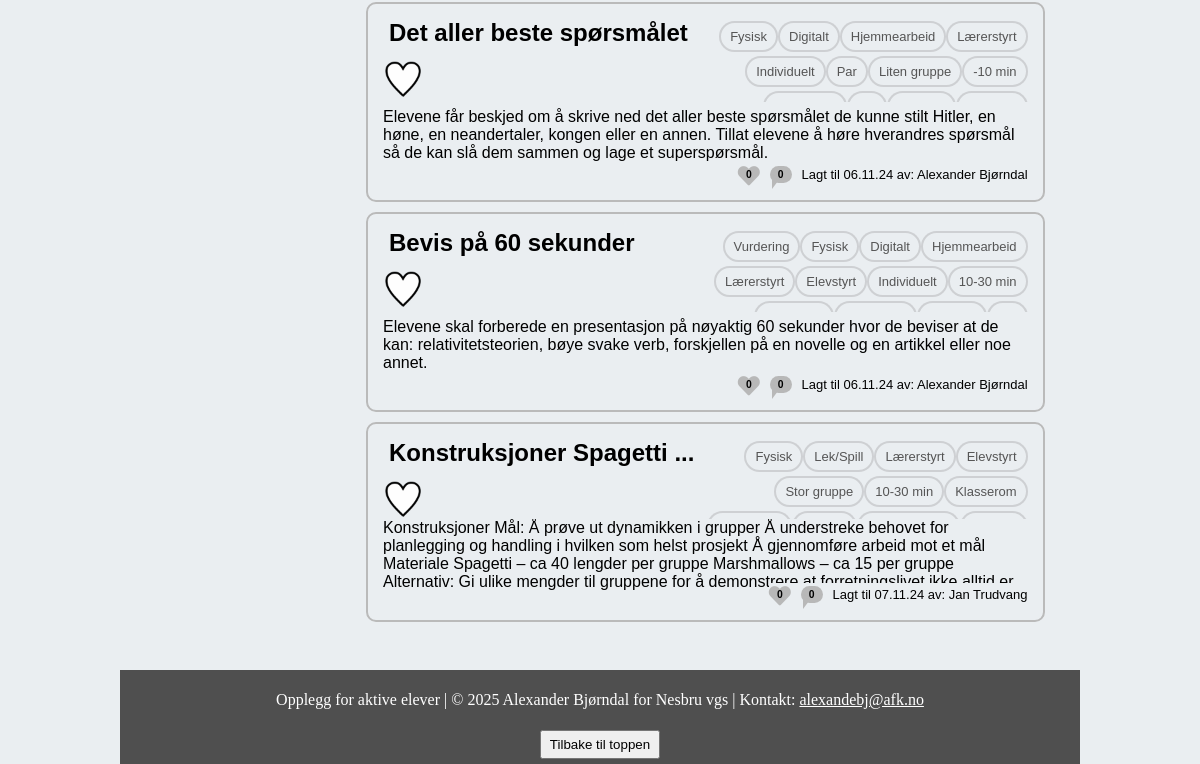
Before: / (lower part) with the older database file.
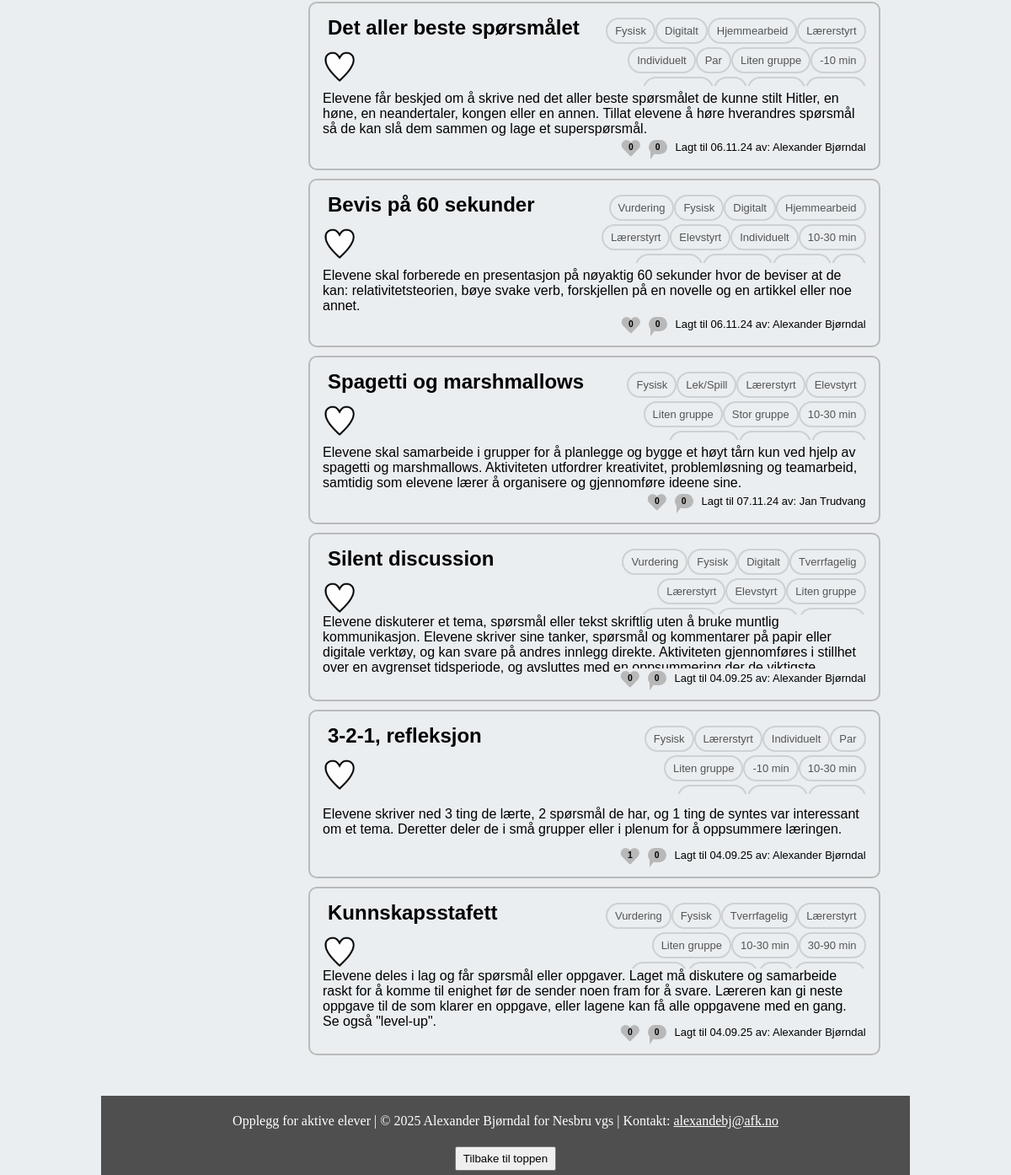
After: the same page with the newer database file.
### website/models.py (models this page shows)
class Opplegg(db.Model):
    __tablename__ = "opplegg"
    id = db.Column(db.Integer, primary_key=True)
    name = db.Column(db.String(1000))
    data = db.Column(db.String(10000))
    date = db.Column(db.DateTime(timezone=True), default=func.now())
    user_id = db.Column(db.Integer, db.ForeignKey('user.id'))
    traits = db.relationship('Trait', secondary=opplegg_traits, backref='opplegg')
    comments = db.relationship('Comment', back_populates='opplegg')

class Trait(db.Model):
    __tablename__ = 'trait'
    id = db.Column(db.Integer, primary_key=True)
    name = db.Column(db.String(100))
    klasse = db.Column(db.String(100))
    forklaring = db.Column(db.String(500))

class User(db.Model, UserMixin):
    __tablename__ = 'user'
    id = db.Column(db.Integer, primary_key=True)
    email = db.Column(db.String(150), unique=True)
    password = db.Column(db.String(150))
    first_name = db.Column(db.String(150))
    role = db.Column(db.String(50), default='user')
    is_email_confirmed = db.Column(db.Boolean, default=False)
    opplegg = db.relationship('Opplegg')
    favorites = db.relationship('Opplegg', secondary=opplegg_user_favorites, backref='user_favorite')
    comments = db.relationship('Comment', back_populates='user')

### website/views.py (the view)
@views.route('/', methods=['GET'])
def home():
    opplegg = Opplegg.query.all()
    users = User.query.all()
    traits = Trait.query.all()
    user_list = []
    for u in users:
        user_list.append([u.id, u.first_name])
    klasse_groups = defaultdict(list)
    for trait in traits:
        klasse_groups[trait.klasse].append(trait)
    opplegg_comment_counts = {
        opplegget.id: Comment.query.filter_by(opplegg_id=opplegget.id).count()
        for opplegget in opplegg
    }
    opplegg_favorites_counts = {
        opplegget.id: len([user for user in users if opplegget in user.favorites])
        for opplegget in opplegg
    }
    return render_template(
        "home.html",
        user=current_user,  # Current user
        users=user_list,     # List of users (ID, first name)
        all_opplegg=opplegg,  # List of all opplegg
        traits=traits,       # List of traits
        klasse_groups=klasse_groups,  # Grouped traits
        opplegg_comment_counts=opplegg_comment_counts,  # Comment counts by opplegg ID
        opplegg_favorites_counts=opplegg_favorites_counts  # Favorites counts by opplegg ID
    )

### website/templates/home.html (shortened to what this page needs)
{% extends "base.html" %}{% block title %}Opplegg for aktive elever{% endblock %} {%
block content %}
<div id="opplegg-color-part">
  <div class="child">
  </div>
  <div class="child" id="opplegg-details">
    <div class="list-group">
      {% for opplegg in all_opplegg %}
      <a href="{{ url_for('views.se_opplegg', opplegg_id=opplegg.id) }}"
        class="list-group-item"
        data-traits="{{ ','.join(opplegg.traits|map(attribute='name')) }}"
        data-title="{{ opplegg.name }}"
        data-description="{{ opplegg.data }}"
        data-is-favorite="{{ 'true' if current_user.is_authenticated and opplegg in current_user.favorites else 'false' }}"
        id="opplegg-{{ opplegg.id }}"
      >
        <div class="opplegg-title">{{ opplegg.name }}</div>
        <article class="opplegg-traits">
          {% for p in opplegg.traits %}
          <button class="opplegg-trait">{{ p.name }}</button>
          {% endfor %}
        </article>
        <form
          action="{{ url_for('views.toggle_favorite') }}"
          method="POST"
          style="display: inline"
        >
          <button
            type="submit"
            style="
              border: none;
              background: transparent;
              padding: 0;
              cursor: pointer;
            "
          >
            <img
              src="{{ url_for('static', filename='Heart-' + ('full' if current_user.is_authenticated and opplegg in current_user.favorites else 'empty') + '.png') }}"
              class="opplegg-favorite"
            />
          </button>
        </form>
        <div class="opplegg-text" readonly>{{ opplegg.data }}</div>
        <div class="opplegg-date-user">
          <div class="favorite-count">
            <i class="fas fa-heart"></i>
            <span class="favorite-number">{{ opplegg_favorites_counts[opplegg.id] }}</span>
          </div>
          <div class="comment-count">
            <span class="comment-bubble">{{ opplegg_comment_counts[opplegg.id] }}</span>
          </div>
          Lagt til {{ opplegg.date.strftime("%d.%m.%y") }} av:
          {% for u in users %}
            {% if u[0] == opplegg.user_id %}
              {{ u[1] }}
            {% endif %}
          {% endfor %}
        </div>
      </a>
      {% endfor %}
    </div>
  </div>
</div>
{% endblock %}

### website/templates/base.html (shortened to what this page needs)
<!DOCTYPE html>
<html>
  <head class="mainclass">
    <link href="https://cdnjs.cloudflare.com/ajax/libs/font-awesome/5.15.4/css/all.min.css" rel="stylesheet">
    <link rel="stylesheet" href="{{ url_for('static', filename='home.css') }}" />
  </head>
  <body class="mainclass">
    <div class="container">{% block content %}{% endblock %}</div>
    <footer>
      <div class="footer-content">
        <p>
          Opplegg for aktive elever | &copy;
          <span id="current-year"></span> Alexander Bjørndal for Nesbru vgs |
          Kontakt: <span id="email1"></span>
        </p>
      </div>
      <button id="back-to-top" onclick="window.scrollTo(0, 0)">
        Tilbake til toppen
      </button>
    </footer>
  </body>
</html>

### website/static/home.css (style rules this page uses)
html, body { height: 100%; margin: 0; display: flex; flex-direction: column; background: #eaeef1; }
#opplegg-color-part { background: #eaeef1; padding: 0.1rem; display: flex; justify-content: space-between; flex-wrap: wrap; }
.child { padding: 1rem; }
.child:first-child { flex: 1; }
.child:last-child { flex: 4; }
.container { font-family: "Font Awesome 5 Free", Tahoma, Geneva, Verdana, sans-serif; flex: 1; display: grid; }
.list-group { display: grid; grid-template-columns: 1fr; grid-template-rows: 1fr; grid-column-gap: 0px; grid-row-gap: 0px; width: 95%; margin: 0 auto; }
.list-group-item { display: grid; border: 2px solid rgb(186, 186, 186); border-radius: 10px; grid-template-columns: repeat(3, 1fr) minmax(0, 3fr); grid-template-rows: 4fr 5fr 1.2fr 9fr 2fr; max-height: 200px; margin-bottom: 10px; padding: 15px; box-sizing: border-box; transition: opacity 0.2s ease, visibility 0.2s ease; }
.opplegg-title { background: #eaeef1; font-size: x-large; font-weight: bolder; align-self: start; -webkit-line-clamp: 1; line-clamp: 1; display: inline-block; overflow: hidden; text-overflow: clip; padding-left: 6px; grid-area: 1 / 1 / 2 / 4; transition: overflow 0.2s; display: -webkit-box; -webkit-box-orient: vertical; min-height: 30px; }
.opplegg-traits { background: #eaeef1; align-self: start; justify-self: end; overflow: hidden; display: inline-block; height: 100%; grid-area: 1 / 4 / 3 / 5; transition: overflow 0.3s; max-height: 100px; max-width: 90vw; flex-shrink: 0; display: flex; flex-direction: row; flex-wrap: wrap; justify-content: flex-end; }
.opplegg-favorite { background: #eaeef1; justify-self: start; grid-area: 2 / 1 / 3 / 2; cursor: pointer; width: 40px; height: 40px; transition: transform 0.2s; }
.opplegg-text { background: #eaeef1; display: -webkit-box; -webkit-box-orient: vertical; -webkit-line-clamp: 4; line-clamp: 4; overflow: hidden; text-overflow: clip; grid-area: 4 / 1 / 5 / 5; align-self: center; font-size: medium; box-sizing: border-box; transition: overflow 0.3s; }
.mainclass { margin-left: 10%; margin-right: 10%; }
.opplegg-date-user { display: flex; background: #eaeef1; align-items: center; gap: 10px; justify-self: end; align-self: end; margin-top: 2px; font-size: 13px; grid-area: 5 / 4 / 6 / 5; }
footer { background-color: #4f4f4f; color: #fff; text-align: center; padding: 5px 0; margin-top: 20px; }
#back-to-top { margin-top: 5px; padding: 5px 8px; cursor: pointer; }
a.list-group-item { text-decoration: none; color: inherit; }
form button { margin-top: 10px; padding: 10px 20px; background-color: #007bff; color: white; border: none; border-radius: 5px; }
.comment-bubble { position: relative; background-color: #b8b8b8; padding: 3px 8px; border-radius: 25px; display: inline-block; font-weight: bold; font-size: 0.8em; }
.comment-bubble:after { content: ''; position: absolute; bottom: -6px; left: 10%; width: 0; height: 0; border-top: 8px solid transparent; border-left: 6px solid #b8b8b8; border-bottom: 8px solid transparent; border-right: 4px solid transparent; }
.favorite-count { display: inline-flex; align-items: center; gap: 5px; color: #b8b8b8; font-size: 1em; position: relative; }
.favorite-count i { font-size: 22px; position: relative; top: 2px; }
.favorite-count .favorite-number { position: absolute; top: 50%; left: 50%; transform: translate(-50%, -50%); font-size: 0.8em; color: black; font-weight: bold; }

Changed rows visible on the page:
changed Opplegg: loses Trait (name "Klasserom"); name "Konstruksjoner Spagetti…" → "Spagetti og marshmallows"; gains Trait (name "Liten gruppe"); data "Konstruksjoner Mål: Å prøve ut dynamikken i grupper Å understreke behovet for planlegging og handling i hvilken som helst prosjekt Å gjennomføre arbeid mot et mål Materiale Spagetti – ca 40 lengder per gruppe Marshmallows – ca 15 per gruppe Alternativ: Gi ulike mengder til gruppene for å demonstrere at forretningslivet ikke alltid…" → "Elevene skal samarbeide i grupper for å planlegge og bygge et høyt tårn kun ved hjelp av spagetti og marshmallows. Aktiviteten utfordrer kreativitet, problemløsning og teamarbeid, samtidig som elevene lærer å organisere og gjennomføre ideene sine."
added Opplegg: name "Silent discussion", data "Elevene diskuterer et tema, spørsmål eller tekst skriftlig uten å bruke muntlig kommunikasjon. Elevene skriver sine tanker, spørsmål og kommentarer på papir eller digitale verktøy, og kan svare på andres innlegg direkte. Aktiviteten gjennomføres i stillhet over en avgrenset tidsperiode, og avsluttes med en oppsummering der de…", opplegg_favorites_counts "0", opplegg_comment_counts "0", date "04.09.25", Trait (name "Vurdering"), Trait (name "Fysisk"), Trait (name "Digitalt"), Trait (name "Lærerstyrt"), Trait (name "Elevstyrt"), Trait (name "Liten gruppe"), User (first_name "Alexander Bjørndal")
now on this page (row unchanged): Trait: name "Tverrfagelig"
added Opplegg: name "3-2-1, refleksjon", data "Elevene skriver ned 3 ting de lærte, 2 spørsmål de har, og 1 ting de syntes var interessant om et tema. Deretter deler de i små grupper eller i plenum for å oppsummere læringen.", user "1", opplegg_comment_counts "0", date "04.09.25", Trait (name "Fysisk"), Trait (name "Lærerstyrt"), Trait (name "Individuelt"), Trait (name "Par"), Trait (name "Liten gruppe"), Trait (name "-10 min"), Trait (name "10-30 min"), User (first_name "Alexander Bjørndal")
added Opplegg: name "Kunnskapsstafett", data "Elevene deles i lag og får spørsmål eller oppgaver. Laget må diskutere og samarbeide raskt for å komme til enighet før de sender noen fram for å svare. Læreren kan gi neste oppgave til de som klarer en oppgave, eller lagene kan få alle oppgavene med en gang. Se også \"level-up\".", opplegg_favorites_counts "0", opplegg_comment_counts "0", date "04.09.25", Trait (name "Vurdering"), Trait (name "Fysisk"), Trait (name "Lærerstyrt"), Trait (name "Liten gruppe"), Trait (name "10-30 min"), User (first_name "Alexander Bjørndal")
now on this page (row unchanged): Trait: name "30-90 min"
